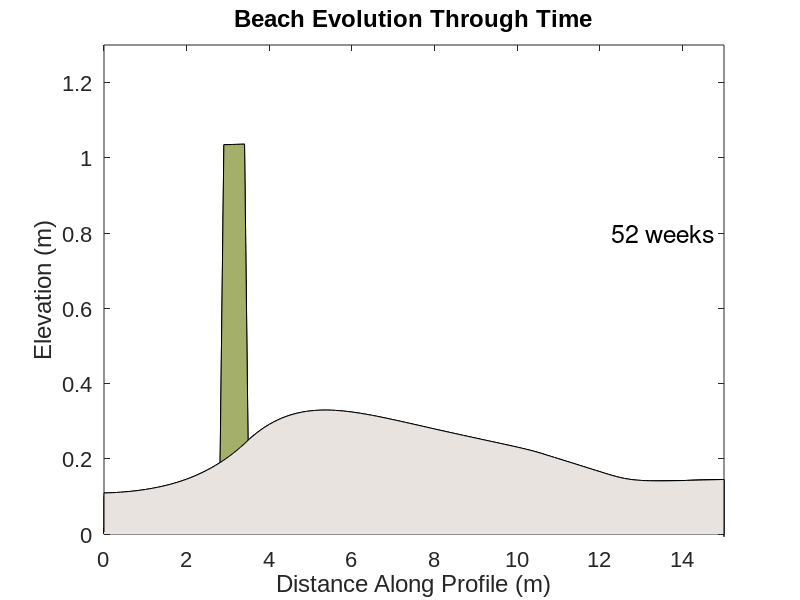
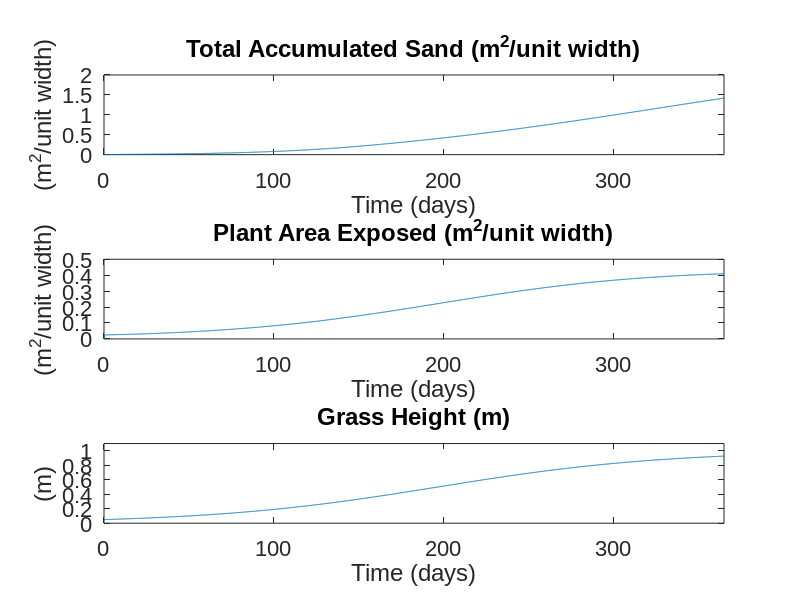
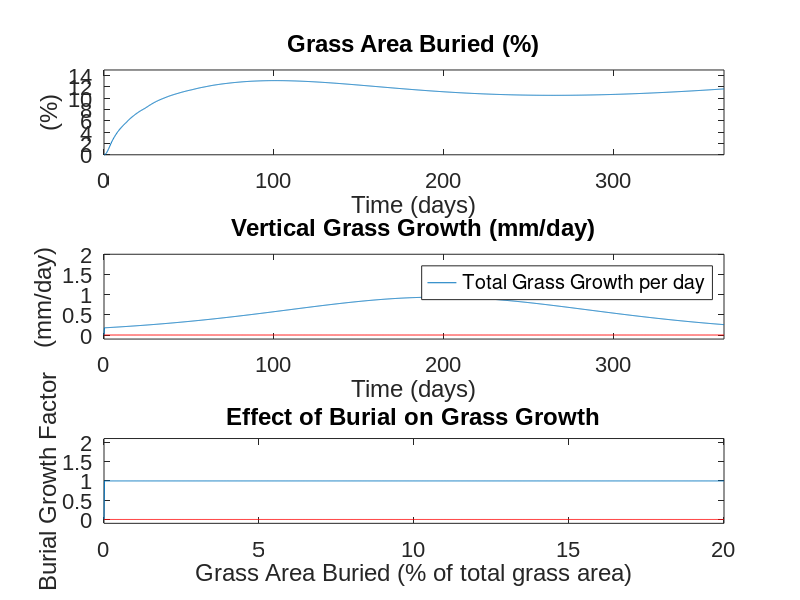

These figures' MATLAB source, in order:
% Grasses on a Sandy Beach: Neutral Relationship with Burial
% A Model of Obstacle Dunes from Disrupted Wind Field
% Suspension and Diffusion
% Calculating Plant Area Covered
% written by Emily Fairfax
% April 23rd, 2016

%% Introduction to the Model

% *** Motivation *** 
% The motivation for this model is to demonstrate how a plant's
% physiological response to burial by sand affects both it's growth pattern
% through time as well as the morphology of obstacle dunes which form
% downwind of the plant. It takes into account sand falling out of
% suspension behind the plant in the plant's "windshadow," as well as
% hillslope diffusion of the sand as it falls out of suspension and is
% added to the bed.

% *** Relationship to Burial in Sand ***
% In this particular version of the model, the plant has a neutral
% relationship with burial. This means that the growth rate of the plant is
% based only on the following general equation: G = gB(1-B), where G is the
% growth rate in vertical height/time, g is a scaling factor of a base
% growth rate, and B is the scaled biomass of the plant - in this case B is
% represented by the plant's height as a percentage of a max possible
% growth height. There is no "growth factor" term to account for how much
% of the plant is buried in the sand since in this case it is unrelated to
% growth rate.

% *** Model Output ***
% This model will output a movie of the dune forming as it runs, and then
% upon completion produces figures showing the following values through
% time:total accumulated sand in the dune, plant height, percentage of
% plant buried in the sand, growth rate and aboveground exposed plant
% biomass. It also produces a plot of the growth factor term as it related
% to the buried biomass percentage. In this case it is a constant value
% (not related to buried biomass percentage).

% *** Notes on Running the Model ***
% Since this model includes diffusion, many of the parameters are fairly
% sensitive - in particular the time step and spacial steps, dx and dt.
% Changing these will likely result in an unstable model.

% *** Enjoy!*** 
% Feel free to email me with any questions at emily.fairfax@gmail.com


clear all


%% Initialize
% Constants
    % Topography Constants
    beach_length = 15; % length of the beach in meters
    beach_slope = .003; % slope of beach (for linear topography)
    
    % Grass Constants
    max_grass_height = 1; %maximum height grass can grow
    min_growth = 0.015; %grass grows at a minimum of this amount per timestep, m
    grass_height = 0.05; % height of grass tuft in meters, initialize with some starting height
    block_factor = 0.3; % effective height of grass that acts as a wind block

    
    % Suspended Load Constants
    suspended_sand_factor = .0006; % meters of sediment per timestep that could fall out of suspension if wind speed -> 0 
    
    %Diffusion Constants
    k = 10; %hillslope diffusivity constant in meter^2/timestep
    rho_sand = 1700; %density of soil in kg/m^3

% Space Array
    dx = .1; % horizontal step in meters
    xmin = 0; % min horizontal space in meters
    xmax = beach_length; % max horizontal space in meters
    x = xmin:dx:xmax; % x array
    xedge = xmin+(dx/2):dx:xmax-(dx/2); % xedge array  
    
% Time Array
    dt = .25; % time step in days
    max_days = 365; % number of minutes to run the simulation
    tmax = max_days; % tmax in days
    t = 0:dt:tmax; % time array
    imax = length(t); % loop length
    nplot = max_days; % number of plots
    tplot = tmax/nplot; % times at which plots will be made
    
% Variable Arrays
    N = length(x); % nodes
    
    % Sand Arrays
    sand_elevation = zeros(1,N); %create array for elevation profile of earth
    sand_elevation(1:N) = .1+beach_slope.*x; % linear valley profile
    original_sand_no_grass = sand_elevation; %make a copy of the sand array that will not change within the loop
    
    % Grass Arrays
    % Grass Location and Dimensions
    grass1_start = (2*xmax/10)/dx; %the grass starts at this position in the array
    grass1_end = (2*xmax/10+.5)/dx; %the grass ends at this position in the array
    grass_length = (grass1_end-grass1_start)*dx; %the length of the grass in meters
    grass1_end_effective_blocking_height = sand_elevation(grass1_start)+block_factor*grass_height; % find the elevation of the effective blocking height of the grass
    
    % Grass Elevations
    grass_elevation = sand_elevation; %create array for elevation including grass
    grass_elevation(grass1_start:grass1_end) = sand_elevation(grass1_start)+grass_height; % grass tuft is elevated above sand
    grass1_end_elevation = grass_elevation(grass1_end); % find the elevation of the grass at the end of the tuft
    
    % Wind Shadow Behind Grass
    grass1_shadow_end = (grass1_end+10/dx*grass_height); % grass wind shadow extends ten times the height of the tuft behind the grass
    grass1_shadow_length = length(x(grass1_end:grass1_shadow_end)); %this is the length of the wind shadow in the array
    grass1_shadow_end_elevation = grass_elevation(grass1_shadow_end); %this is the elevation of sand at the end of the wind shadow
    
    % Wind Disturbance Arrays
    % Treat Wind Disturbance as a Linear Trajectory from Effective Blocking
    % Height to End of Shadow Sand Elevation, simple y = mx+b formula
    wind_disturbance_height = grass1_shadow_end_elevation-((grass1_shadow_end*dx*(grass1_shadow_end_elevation-grass1_end_effective_blocking_height)/((grass1_shadow_end*dx)-grass1_start*dx)))+((grass1_shadow_end_elevation-grass1_end_effective_blocking_height)/((grass1_shadow_end*dx)-grass1_start*dx))*x; %disturbance to wind pattern is a linear decrease over the length of the wind shadow from the tip of the grass to where it intersects the sand
   
    %Flux Arrays
    Q_diffusion = zeros(1,N); %preallocate Q array for diffusion
    dQdx = zeros(1,N-2); %preallocate dQdx array
    
%Plotting Arrays
    bottomline=zeros(N:1);%Create a bottom line array for use in filling plots, needs to be same length as N
    bottomline(1:N)=-200000; %arbitrary very negative number
    range_of_percents = zeros(1,imax-1);
    range_of_percents = 0:20/(imax-1):20;
    range_of_zeros = zeros(1,imax-1);
    range_of_zeros_for_time = zeros(1,imax);


%% Run
for i = 2:imax %this is the time loop
    
    % Wind Speed Dependent Suspended Sediments
        % Calculate How Much Sediment to Deposit Along Wind Shadow
        percent_max_windspeed = ones(1,N-1); %initialize windspeed factor so that all wind is max windspeed

        for j = 1:(grass1_shadow_length) %loop through the wind shadow (zone of deposition), this is the only place we are going to alter the wind speed

            if sand_elevation(grass1_end+j)<=wind_disturbance_height(grass1_end+j) %if the sand isn't taller than the grass in a given unit cell
                % Linear Wind Speed Profile
                linear_wind_profile = 1/(grass1_shadow_end-grass1_end); %the slope of the line that goes from the end of the tuft to the end of the wind shadow
                percent_max_windspeed(grass1_end+j) = linear_wind_profile*x(grass1_end+j)-linear_wind_profile*grass1_end; %the line with values from 1->0 over the length of the wind shadow representing how much sand is going to fall out of suspension as a fraction of the total possible amount to fall out of suspension
            end

        end
        % Net Flux of Sand from Suspended Sediments
        dQdx_suspended_sand = suspended_sand_factor*(1 - percent_max_windspeed); %net flux into each box from suspended load being deposited is dependent on the wind speed profile as affected by the grass tuft
    
    % Diffusion of Sand
        %Flux of Sand from Diffusion
        Q_diffusion(1:N-1) = k.*diff(sand_elevation(1:N))./dx; %carry soil out of each dx box according to flux eq. for hillslope diffusion
        
        % Net Flux of Sand from Diffusion
        dQdx_diffusion(1:N-2) = (1/rho_sand)*(diff(Q_diffusion(1:N-1))./dx); %figure out the net flux in each box from sand diffusion, independent of deposited sand
        dQdX_diffusion(1:N-1) = [dQdx_diffusion(1) dQdx_diffusion]; %flux sand out of left hand side of box, ultimate downslope position
    
    % Combined Net Fluxes of Sand into Each Cell: Suspended Sediment + Diffusion
    dQdx(1:N-1) = dQdx_suspended_sand(1:N-1)+dQdX_diffusion(1:N-1);%+dQdx_diffusion(1:N-1); % diff Q to get dQdx
    dQdx(N) = dQdx(N-1); % net flux out of last box is same as box before it, allows model to drain...boundary condition

    % Sand Height Changes
    dHdt = dQdx; % conservation statement: change in sand height is a function of net flux of sand into box, no source or sink terms
    sand_elevation = sand_elevation + dHdt.*dt; % update total height of sand
    Hneg = find(sand_elevation<0); % find negative sand heights, shouldn't be any but just in case
    sand_elevation(Hneg)=0; % set negative sand heights to zero... no such thing as negative sand.
    
    %Calculate Area of Plant that is Covered by Sand using Trapezoidal
    %Integration
    plant_area_total(i) = trapz(x(grass1_start:grass1_end),grass_elevation(grass1_start:grass1_end))-trapz(x(grass1_start:grass1_end),original_sand_no_grass(grass1_start:grass1_end)); % Calculate area of the whole plant
    sand_area_accumulated_total(i) = trapz(x,sand_elevation)-trapz(x,original_sand_no_grass); %calculate area of all sand that has been added to the system since the time loop started
    plant_area_exposed(i) = trapz(x(grass1_start:grass1_end),grass_elevation(grass1_start:grass1_end))-trapz(x(grass1_start:grass1_end),sand_elevation(grass1_start:grass1_end)); %calculate how much of the plant is not buried under the sand
    plant_area_covered_percent(i) = (plant_area_total(i)-plant_area_exposed(i))/plant_area_total(i); %calculate the percent of the plant buried in the sand in decimal form
    
    %Grow the Grass
    if grass_height(i-1)<=max_grass_height %if the grass is shorter than the max height, apply the following growth laws
            grass_growth(i) = (min_growth*grass_height(i-1)/max_grass_height*(1-grass_height(i-1)/max_grass_height))*dt;%growth curve for grass G = G(1-B) based on biomass
    else %if the grass is trying to grow larger than the max height, stop it
        grass_growth(i) = 0; %no growth past max height
   
    end %end the grass growth loop
    
    %Update Grass Elevation, Grass Height, and other Grass Parameters with Growth
    grass_elevation(grass1_start:grass1_end) = original_sand_no_grass(grass1_start:grass1_end)+grass_height(i-1)+grass_growth(i); %update grass elevation with growth this timestep
    grass_height(i) = grass_elevation(grass1_start)-original_sand_no_grass(grass1_start); %update grass height with grass growth this time step
    grass1_end_elevation = grass_elevation(grass1_end); % find the elevation of the grass at the end of the tuft
    grass1_end_effective_blocking_height = sand_elevation(grass1_start)+block_factor*grass_height(i); % find the elevation of the effective blocking height of the grass
    grass1_shadow_end = ceil((grass1_end+10/dx*grass_height(i))); % grass wind shadow extends ten times the height of the tuft behind the grass
    grass1_shadow_length = length(x(grass1_end:grass1_shadow_end)); %this is the length of the wind shadow in the array
    grass1_shadow_end_elevation = original_sand_no_grass(grass1_shadow_end); %this is the elevation of sand at the end of the wind shadow
    
    %Update Wind Disturbance Height based on New Grass Height
    wind_disturbance_height = grass1_shadow_end_elevation-((grass1_shadow_end*dx*(grass1_shadow_end_elevation-grass1_end_effective_blocking_height)/((grass1_shadow_end*dx)-grass1_start*dx)))+((grass1_shadow_end_elevation-grass1_end_effective_blocking_height)/((grass1_shadow_end*dx)-grass1_start*dx))*x; %disturbance to wind pattern is a linear decrease over the length of the wind shadow from the tip of the grass to where it intersects the sand
    
    %For plotting percentage covered vs growth factor over a predetermined
    %range of percentages
    range_of_growth_factors(i) = 1; %growth factor is a increasing with additional coverage

    %Plot the Results Each Time Step   
    if (rem(t(i),tplot)==0) %only plot if it is a multiple of tplot
        figure(1) 
        clf
        
        plot(x,grass_elevation, 'k') %plot the grass elevation
        hold all
        plot(x,sand_elevation,'k') %plot sand elevation on top of it

        %Color the grass green, do this first so sand can cover grass
        uu = [x,x];        % repeat x values
        gg = [grass_elevation,bottomline];   % vector of upper & lower boundaries
        fill(uu,gg,[.643,.686,.416]) %fill the polygon created

        %Color the sand beige, do this second so sand can cover the grass
        ss = [sand_elevation,bottomline];   % vector of upper & lower boundaries
        fill(uu,ss,[.91,.89,.87]) %fill the polygon created

        %Plot formatting
        title('Beach Evolution Through Time');
        xlabel('Distance Along Profile (m)');
        ylabel('Elevation (m)');
        set(gca,'fontsize',16,'fontname','arial')
        ht=text(4/5*xmax,.8,['  ',num2str(floor(round(t(i)/7))), ' weeks  '],'fontsize',18); %print time in animation
        axis([0 xmax 0 1.3])
        
        pause(0.02)
        hold off
    end
end


%% Finalize

figure(2) %These are plots for measureable values that change with time
clf
%Total Sand Accumulated in System
subplot(3,1,1)
plot(t,sand_area_accumulated_total)
xlabel('Time (days)');
ylabel('(m^2/unit width)');
title('Total Accumulated Sand (m^2/unit width)');
set(gca,'fontsize',16,'fontname','arial')
axis([0 tmax 0 2])

%Plant Area Exposed
subplot(3,1,2)
plot(t,plant_area_exposed)
xlabel('Time (days)');
ylabel('(m^2/unit width)');
title('Plant Area Exposed (m^2/unit width)');
set(gca,'fontsize',16,'fontname','arial')
axis([0 tmax 0 .5])

%Grass Height
subplot(3,1,3)
plot(t,grass_height)
xlabel('Time (days)');
ylabel('(m)');
title('Grass Height (m)');
set(gca,'fontsize',16,'fontname','arial')
axis([0 tmax 0 1.1])



figure(3) %these are plots showing aspects of the sand burial growth factor relationship
clf

%Plant Area Percent Covered
subplot(3,1,1)
plot(t,plant_area_covered_percent*100)
xlabel('Time (days)');
ylabel('(%)');
title('Grass Area Buried (%)');
set(gca,'fontsize',16,'fontname','arial')
axis([0 tmax 0 15])

%Plant Growth Curves
subplot(3,1,2)
plot(t,grass_growth*1000)
hold on
plot(t,range_of_zeros_for_time,'r')
xlabel('Time (days)');
ylabel('(mm/day)');
title('Vertical Grass Growth (mm/day)');
legend('Total Grass Growth per day')
set(gca,'fontsize',16,'fontname','arial')
axis([0 tmax -.1 2])

%Plant Growth Factors
subplot(3,1,3)
plot(range_of_percents,range_of_growth_factors)
hold all
plot(range_of_percents,range_of_zeros_for_time,'r')
xlabel('Grass Area Buried (% of total grass area)');
ylabel('Burial Growth Factor');
title('Effect of Burial on Grass Growth')
set(gca,'fontsize',16,'fontname','arial')
axis([0 20 -.1 2.1])

